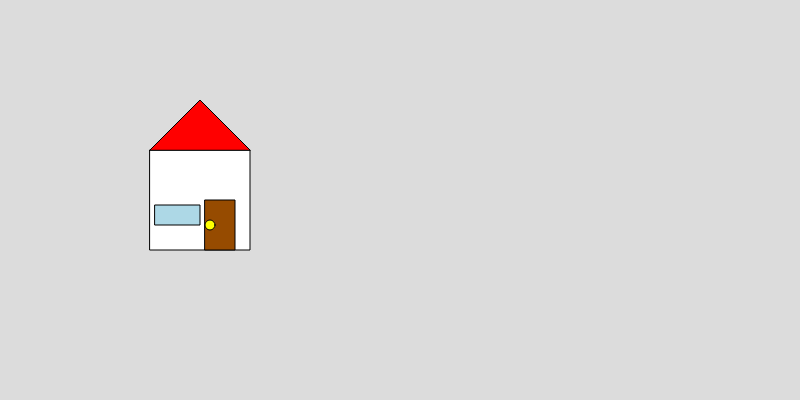
Frame 1 (no input)
Frame 60 (no input): identical to frame 1, image omitted
Frame 120 (the mouse pressed at the canvas centre since frame 60): identical to frame 1, image omitted

The p5.js sketch that drew this single still picture (run headless with seeded random() and noise() and a simulated clock; from frame 60 on, the mouse is pressed at the canvas centre):

// p5.js sketch
// ── sketch.js
function setup() {
  createCanvas(800, 400);
}

function draw() {
  background(220);
  
  tekenHuis(400, 450)
}

function tekenHuis(x, y, grootte) {
  fill(255)
  rect(150, 150, 100, 100)
  fill(255, 0, 0)
  triangle(150, 150, 200, 100, 250, 150)
  fill(150, 75, 0)
  rect(205, 200, 30, 50)
  fill(173, 216, 230)
  rect(155, 205, 45, 20)
  fill(255, 255, 0)
  circle(210, 225, 10, 10)
  
}
